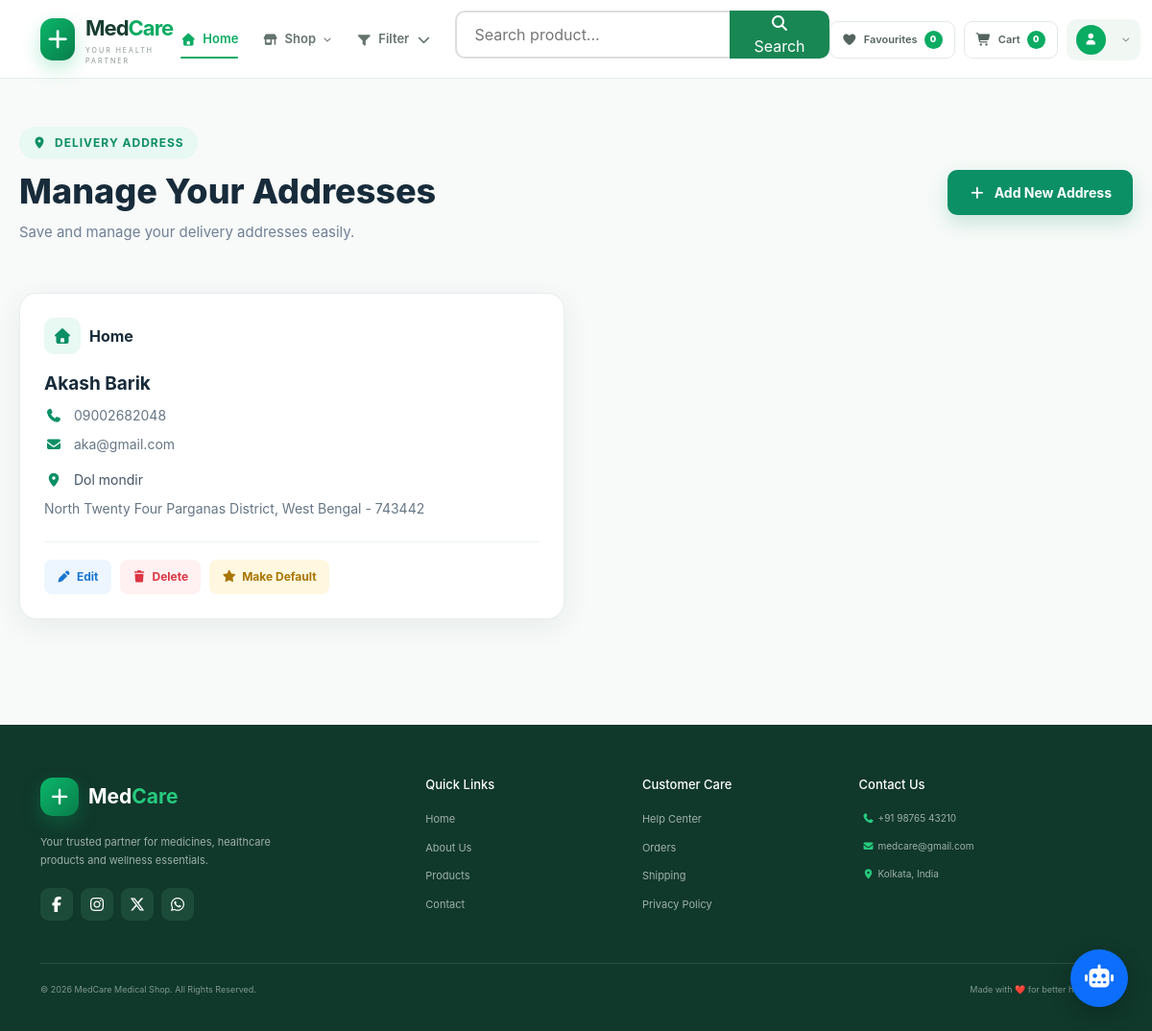
/manage-address/ (signed in), run on the app's committed database.
### medical_app/models.py (models this page shows, shortened)
class Medical_Address(models.Model):
    user = models.ForeignKey(User, on_delete=models.CASCADE)
    name = models.CharField(max_length=100)
    mobile = models.CharField(max_length=15)
    email = models.EmailField()
    address = models.TextField()
    city = models.CharField(max_length=100)
    state = models.CharField(max_length=100)
    pincode = models.CharField(max_length=10)
    landmark = models.CharField(max_length=100)
    address_type = models.CharField(max_length=100)
    is_default = models.BooleanField(default=False)
    created_at = models.DateTimeField(auto_now_add=True)

### medical_app/views.py (the view)
# urls.py: path('manage-address/', manage_address, name='manage_address'),
def manage_address(request):
    addresses = Medical_Address.objects.filter(user=request.user).order_by('-is_default', '-created_at')
    context = {
        'addresses': addresses
    }
    return render(request, "manage_address.html", context)

### medical_app/templatetags/helper.py (called while the page is built)
@register.simple_tag
def get_favourites_count(userid):
    user = User.objects.filter(id=userid).first()
    favourites_count = Medical_Favourite.objects.filter(user=user).count()
    return favourites_count

@register.simple_tag
def get_cart_count(userid):
    user = User.objects.filter(id=userid).first()
    carts_count = Medical_Cart.objects.filter(user=user).count()
    return carts_count

### medical_app/templates/manage_address.html (shortened to what this page needs)
{% extends "app.html" %}
{% block content %}
<div class="address-page">
<div class="address-header">
    <div>
        <span class="address-badge">
            <i class="fa-solid fa-location-dot"></i>
            DELIVERY ADDRESS
        </span>
        <h1>Manage Your Addresses</h1>
        <p>Save and manage your delivery addresses easily.</p>
    </div>
    <a href="{% url 'add_address' %}" class="add-address-btn">
        <i class="fa-solid fa-plus"></i>
        Add New Address
    </a>
</div>
{% if addresses %}
    <div class="address-grid">
        {% for address in addresses %}
            <div class="address-card
                {% if address.is_default %}default-address{% endif %}">
                <div class="address-card-header">
                    <div class="address-type">
                        {% if address.address_type == "Home" %}
                            <i class="fa-solid fa-house"></i>
                        {% elif address.address_type == "Office" %}
                            <i class="fa-solid fa-building"></i>
                        {% else %}
                            <i class="fa-solid fa-location-dot"></i>
                        {% endif %}
                        <strong>{{ address.address_type }}</strong>
                    </div>
                </div>
                <div class="address-details">
                    <h3>{{ address.name }}</h3>
                    <p>
                        <i class="fa-solid fa-phone"></i>
                        {{ address.mobile }}
                    </p>
                    <p>
                        <i class="fa-solid fa-envelope"></i>
                        {{ address.email }}
                    </p>
                    <p class="full-address">
                        <i class="fa-solid fa-location-dot"></i>
                        {{ address.address }}
                    </p>
                    <p>
                        {{ address.city }},
                        {{ address.state }}
                        - {{ address.pincode }}
                    </p>
                </div>
                <div class="address-actions">
                    <a href="{% url 'edit_address' address.id %}"
                       class="edit-address">
                        <i class="fa-solid fa-pen"></i>
                        Edit
                    </a>
                    <a href="{% url 'delete_address' address.id %}"
                       class="delete-address"
                       onclick="return confirm('Are you sure you want to delete this address?');">
                        <i class="fa-solid fa-trash"></i>
                        Delete
                    </a>
                    {% if not address.is_default %}
                        <a href="{% url 'default_address' address.id %}"
                           class="default-address-btn">
                            <i class="fa-solid fa-star"></i>
                            Make Default
                        </a>
                    {% endif %}
                </div>
            </div>
        {% endfor %}
    </div>
{% endif %}
</div>
{% endblock content %}

### medical_app/templates/app.html (shortened to what this page needs)
{% load static %}
{% load helper %}
<!DOCTYPE html>
<html lang="en">
    <head>
        <link rel="stylesheet"
            href="https://cdn.jsdelivr.net/npm/bootstrap-icons@1.5.0/font/bootstrap-icons.css">
        <link rel="stylesheet"
            href="https://cdnjs.cloudflare.com/ajax/libs/font-awesome/7.3.1/css/all.min.css"
>
        <link
            href="https://cdn.jsdelivr.net/npm/bootstrap@5.2.3/dist/css/bootstrap.min.css"
            rel="stylesheet">
        <link href="{% static 'css/styles.css' %}" rel="stylesheet">
        <link href="{% static 'css/contact.css' %}" rel="stylesheet">
        <link href="{% static 'css/about.css' %}" rel="stylesheet">
        <link href="{% static 'css/address.css' %}" rel="stylesheet">
        <link href="{% static 'css/order_success.css' %}" rel="stylesheet">
        <link href="{% static 'css/orders.css' %}" rel="stylesheet">
        <link href="{% static 'css/change_password.css' %}" rel="stylesheet">
        <link href="{% static 'css/razorpay_checkout.css' %}" rel="stylesheet">
        <link href="{% static 'css/bill.css' %}" rel="stylesheet">
    </head>
<body>
<nav class="premium-navbar">
    <div class="container">
        <div class="navbar-inner">
            <a class="brand"
               href="{% url 'home' %}">
                <div class="brand-icon">
                    <i class="fa-solid fa-plus"></i>
                </div>
                <div class="brand-text">
                    <strong>Med<span>Care</span></strong>
                    <small>YOUR HEALTH PARTNER</small>
                </div>
            </a>
            <div class="main-menu">
                <a href="{% url 'home' %}" class="menu-link active">
                   <i class="fa-solid fa-house"></i>Home</a>
                <div class="shop-dropdown">
                    <a href="#" class="menu-link">
                        <i class="fa-solid fa-shop"></i>Shop<i class="fa-solid fa-chevron-down arrow"></i>
                    </a>
                </div>
                <div class="filter-menu">
                    <a href="#" class="menu-link">
                        <i class="fa-solid fa-filter"></i>
                        Filter
                        <i class="fa-solid fa-chevron-down"></i>
                    </a>
                </div>
                <form method="GET" action="">
                    <div class="product-search">
                        <input type="text" name="search" value="{{ search }}" placeholder="Search product...">
                        <button type="submit">
                            <i class="fa-solid fa-magnifying-glass"></i>
                            Search
                        </button>
                    </div>
                </form>
            </div>
            <div class="navbar-actions">
                {% if user.is_authenticated %}
                    <a class="action-btn"
                       href="{% url 'favourites' %}">
                        <i class="fa-solid fa-heart"></i>
                        <span>Favourites</span>
                        <b>{% get_favourites_count user.id %}</b>
                    </a>
                    <a class="action-btn" href="{% url 'cart' %}">
                        <i class="fa-solid fa-cart-shopping"></i>
                        <span>Cart</span>
                        <b>{% get_cart_count user.id %}</b>
                    </a>
                    <div class="user-dropdown">
                        <button class="user-btn">
                            <div class="user-avatar">
                                <i class="fa-solid fa-user"></i>
                            </div>
                            <i class="fa-solid fa-chevron-down"></i>
                        </button>
                    </div>
                {% endif %}
            </div>
        </div>
    </div>
</nav>
<main>
    {% block content %}
    {% endblock content %}
</main>
<button id="aiChatButton" class="ai-chat-button" type="button">
    <i class="fa-solid fa-robot"></i>
</button>
<footer class="premium-footer">
    <div class="container">
        <div class="footer-grid">
            <div class="footer-about">
                <a href="{% url 'home' %}" class="footer-brand">
                    <div class="brand-icon">
                        <i class="fa-solid fa-plus"></i>
                    </div>
                    <strong>Med<span>Care</span></strong>
                </a>
                <p> Your trusted partner for medicines, healthcare products and wellness essentials.</p>
                <div class="social-links">
                    <a href="#">
                        <i class="fa-brands fa-facebook-f"></i>
                    </a>
                    <a href="#">
                        <i class="fa-brands fa-instagram"></i>
                    </a>
                    <a href="#">
                        <i class="fa-brands fa-x-twitter"></i>
                    </a>
                    <a href="#">
                        <i class="fa-brands fa-whatsapp"></i>
                    </a>
                </div>
            </div>
            <div class="footer-column">
                <h4>Quick Links</h4>
                <a href="{% url 'home' %}">
                    Home
                </a>
                <a href="#about">
                    About Us
                </a>
                <a href="#">
                    Products
                </a>
                <a href="{% url "contact" %}">
                    Contact
                </a>
            </div>
            <div class="footer-column">
                <h4>Customer Care</h4>
                <a href="#">Help Center</a>
                <a href="#">Orders</a>
                <a href="#">Shipping</a>
                <a href="#">Privacy Policy</a>
            </div>
            <div class="footer-column">
                <h4>Contact Us</h4>
                <p><i class="fa-solid fa-phone"></i>+91 98765 43210</p>
                <p><i class="fa-solid fa-envelope"></i>medcare@gmail.com</p>
                <p><i class="fa-solid fa-location-dot"></i>Kolkata, India</p>
            </div>
        </div>
        <div class="footer-bottom">
            <p>© 2026 MedCare Medical Shop. All Rights Reserved.</p>
            <p>Made with ❤️ for better healthcare</p>
        </div>
    </div>
</footer>
</body>
</html>

### medical_app/static/css/contact.css (style rules this page uses)
.product-search { width: 100%; max-width: 650px; margin: 25px auto 35px; display: flex; }
.product-search input { flex: 1; height: 50px; padding: 0 18px; border: 2px solid #ddd; border-right: none; border-radius: 10px 0 0 10px; outline: none; font-size: 16px; }
.product-search button { height: 50px; padding: 0 25px; border: none; border-radius: 0 10px 10px 0; background: #198754; color: white; font-size: 16px; cursor: pointer; }

### medical_app/static/css/address.css (style rules this page uses)
.address-page, .address-form-page { max-width: 1200px; margin: 50px auto; padding: 0 20px 60px; }
.address-header, .form-header { margin-bottom: 35px; }
.address-header { display: flex; align-items: center; justify-content: space-between; gap: 25px; }
.address-badge { display: inline-flex; align-items: center; gap: 8px; padding: 8px 14px; border-radius: 30px; background: #e8f8f2; color: #0b8f65; font-size: 12px; font-weight: 700; letter-spacing: 1px; margin-bottom: 12px; }
.address-header h1, .form-header h1 { margin: 0; font-size: 36px; font-weight: 800; color: #172b3a; }
.address-header p, .form-header p { margin-top: 10px; color: #718096; font-size: 15px; }
.add-address-btn { display: inline-flex; align-items: center; justify-content: center; gap: 9px; padding: 13px 22px; background: #0b8f65; color: #fff !important; text-decoration: none !important; border-radius: 10px; font-size: 14px; font-weight: 700; transition: 0.3s ease; box-shadow: 0 8px 20px rgba(11, 143, 101, 0.20); }
.address-grid { display: grid; grid-template-columns: repeat(2, 1fr); gap: 25px; }
.address-card { background: #fff; border: 1px solid #e8edf2; border-radius: 18px; padding: 25px; box-shadow: 0 8px 30px rgba(23, 43, 58, 0.07); transition: 0.3s ease; position: relative; }
.address-card-header { display: flex; align-items: center; justify-content: space-between; margin-bottom: 20px; }
.address-type { display: flex; align-items: center; gap: 9px; color: #172b3a; font-size: 16px; }
.address-type i { width: 38px; height: 38px; display: flex; align-items: center; justify-content: center; border-radius: 10px; background: #e8f8f2; color: #0b8f65; }
.address-details { color: #667685; font-size: 14px; line-height: 1.7; }
.address-details h3 { margin: 0 0 10px; color: #172b3a; font-size: 19px; font-weight: 750; }
.address-details p { margin: 6px 0; }
.address-details p i { width: 20px; margin-right: 7px; color: #0b8f65; }
.address-details .full-address { margin-top: 13px; color: #435465; }
.address-actions { display: flex; flex-wrap: wrap; gap: 9px; margin-top: 22px; padding-top: 18px; border-top: 1px solid #edf1f4; }
.address-actions a { display: inline-flex; align-items: center; gap: 6px; padding: 9px 13px; border-radius: 8px; font-size: 12px; font-weight: 700; text-decoration: none; transition: 0.25s ease; }
.edit-address { color: #1976d2; background: #edf6ff; }
.delete-address { color: #dc3545; background: #fff0f1; }
.default-address-btn { color: #a87500; background: #fff7df; }

### data on the page
Medical_Address: address_type "Home", name "Akash Barik", mobile "09002682048", email "aka@gmail.com", address "Dol mondir", city "North Twenty Four Parganas District", state "West Bengal", pincode "743442", is_default False (drawn)
